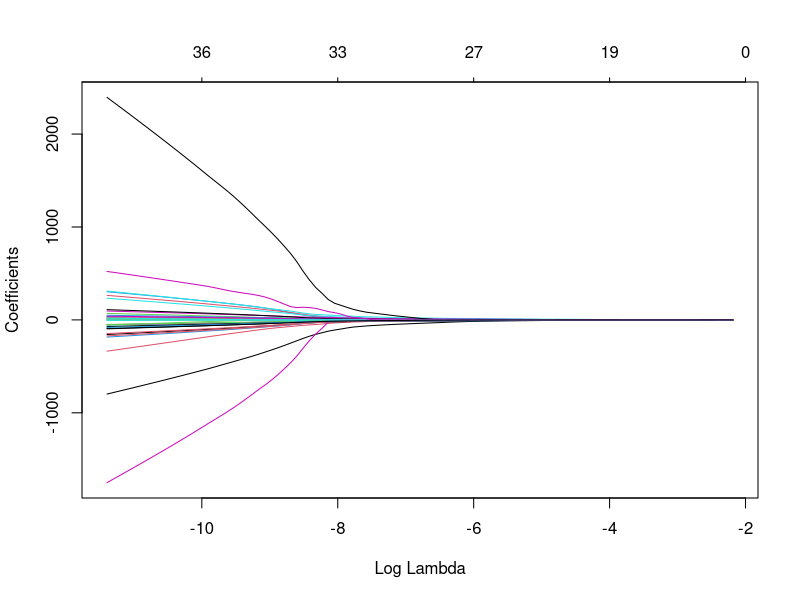

Generate this figure with R:
## ---- chunk 1
library(dplyr)
## ---- chunk 2
library(randomForest)

clinic_features <- read.table("data/clinic_features.csv", sep=",", header=TRUE, row.names=1, check.names=FALSE) # check.names=FALSE so colnames could start with numeric characters
clinic_features$outcome <- as.factor(clinic_features$outcome)  # Need to convert outcome to factors, otherwise regression would be made
print(paste0("The number of NA values: ", sum(is.na(clinic_features))))
head(clinic_features)
clinic_features.imputed <- randomForest::rfImpute(outcome ~., clinic_features)
## ---- chunk 3
# First scale
clinic_features.imputed[, which(colnames(clinic_features.imputed) != "outcome")] <- apply(clinic_features.imputed[, which(colnames(clinic_features.imputed) != "outcome")], 2, function(x) (x-mean(x))/(max(x)-min(x)))

# Multiple logistic regression
set.seed(728)

clinic_features.imputed$outcome <- sapply(clinic_features.imputed$outcome, function(x) as.numeric(as.character(x)))

clinic.logistic <- glm(outcome ~ ., data=clinic_features.imputed, family="binomial", singular.ok = TRUE)

summary(clinic.logistic)
## ---- chunk 4
outcome <- clinic_features.imputed[, "outcome", drop=FALSE]  # drop=FALSE to include rownames
clinic_features.imputed <- clinic_features.imputed[, -which(names(clinic_features.imputed)=="outcome")]

clinic.logistic <- glmnet::glmnet(y=as.matrix(outcome), x=as.matrix(clinic_features.imputed), alpha=1, family="binomial")  
# glmnet::glmnet requires input to be matrices

# Plot the hyperparameters
plot(clinic.logistic, xvar='lambda')

# Print the features that have non-zero coef
coef(clinic.logistic, s = glmnet::cv.glmnet(y=as.matrix(outcome), x=as.matrix(clinic_features.imputed))$lambda.1se)
